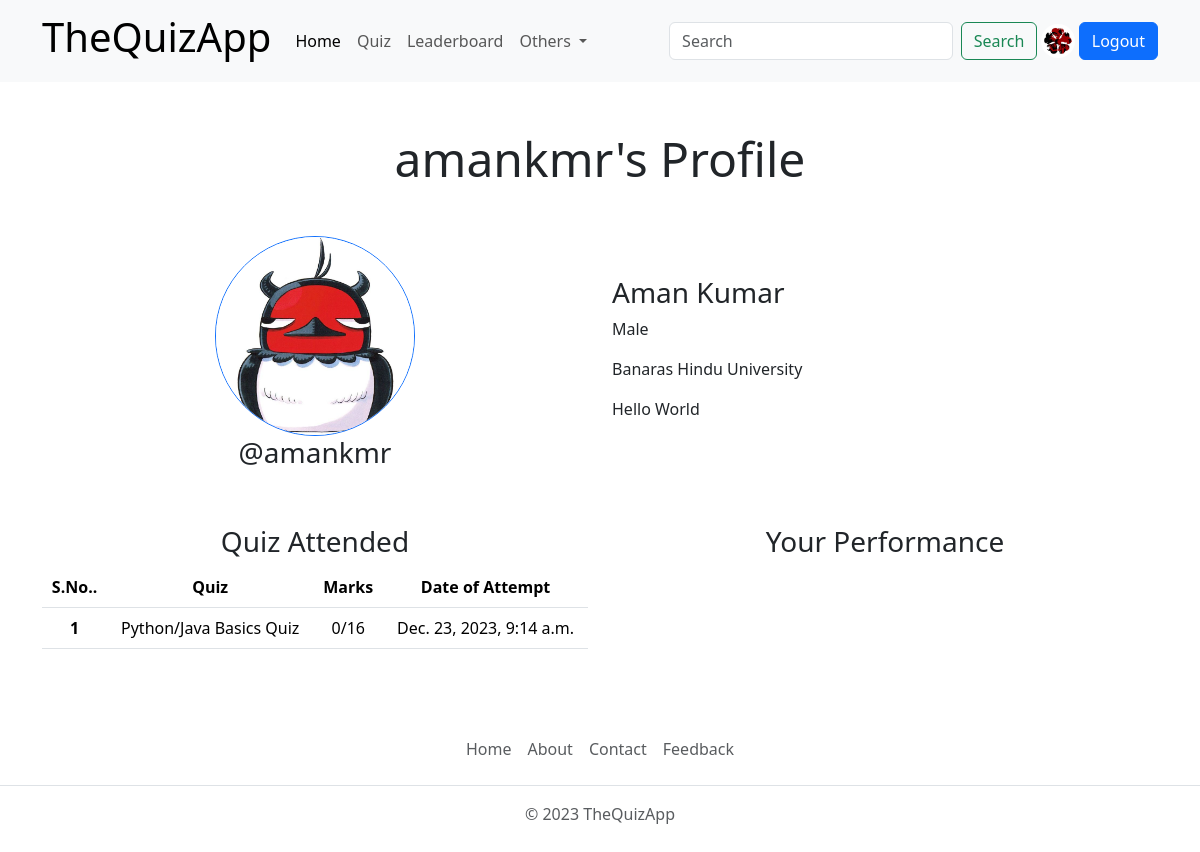
Screenshot of /profile/amankmr/ (signed in) with the database file from the repository.
### quiz/models.py (models this page shows, shortened)
class RegisterModel(models.Model):
    user = models.OneToOneField(User , on_delete=models.CASCADE , null=True , blank=True)
    bio = models.TextField(max_length=255 ,null=True , blank=True)
    gender = models.CharField(choices=gender_choices ,max_length=6 ,null=True , blank=True)
    profile_img = models.ImageField(upload_to="profile_images" , default="profile_images/userprofile.png" ,null=True , blank=True)
    college_name = models.CharField(max_length=80 , null=True , blank=True , default="Not Available")

class QuizSubmissionModel(models.Model):
    quiz = models.ForeignKey(QuizModel , on_delete=models.CASCADE)
    user = models.ForeignKey(User , on_delete=models.CASCADE)
    score = models.IntegerField()
    submitted_at = models.DateTimeField(auto_now_add=True)
    def __str__(self):
        return f'{self.quiz.title}  {self.user.username}'

class QuizModel(models.Model):
    title = models.CharField(max_length=100)
    description = models.TextField()
    categories = models.ManyToManyField(CategoryModel)
    quiz_file = models.FileField(upload_to='quiz_file' , null=True ,blank=True)
    created_at = models.DateTimeField(auto_now_add = True)
    updated_at = models.DateTimeField(auto_now = True)
    created_by = models.ForeignKey(User , on_delete=models.SET_NULL , null=True ,blank=True)
    quiz_duration = models.TimeField(null=True , blank=True)
    pos_marks = models.IntegerField(null=True , blank=True)
    neg_marks = models.IntegerField(null=True , blank=True)

### account/views.py (the view)
# urls.py: path('profile/<str:username>/' , views.profile , name="profile"),
def profile(request , username):
    if request.user.is_authenticated:
        profile = User.objects.get(username=username)
        id = profile.id
        quiz_attended = QuizSubmissionModel.objects.filter(user_id=id)
        print(quiz_attended)
        return render(request , "profile.html" ,{"profile":profile ,"quiz_attended":quiz_attended })
    else:
        return HttpResponseRedirect('/signin/')

### templates/profile.html (shortened to what this page needs)
{% extends "baseTemplates/index.html" %}
{% load static %}
{% load mathfilters %}
{% block content %}
<div class="profile container">
    <div class="profile-heading text-center my-5">
        <h1 class="display-5">{{profile.username}}'s Profile</h1>
    </div>
    <div class="profile-info row row-cols-sm-1 row-cols-md-2 row-cols-lg-2">
        <div class="col-12 text-center">
            <img src="{{profile.registermodel.profile_img.url}}" alt="" class="rounded-circle border border-primary" height="200" width="200">
            <h3>@{{profile.username}}</h3>
        </div>
        <div class="col-12 d-flex flex-column justify-content-center">
            <h3>{{profile.get_full_name}}</h3>
            <p>{{profile.registermodel.gender}}</p>
            <p>{{profile.registermodel.college_name}}</p>
            <p>{{profile.registermodel.bio}}</p>
        </div>
    </div>
</div>
<div class="container attended-quiz-info my-5">
    <div class="row row-cols-sm-1 row-cols-md-1 row-cols-lg-2">
        <div class="col-12 text-center">
            <h3>Quiz Attended</h3>
            <table class="table">
                <thead>
                  <tr>
                    <th scope="col">S.No..</th>
                    <th scope="col">Quiz</th>
                    <th scope="col">Marks</th>
                    <th scope="col">Date of Attempt</th>
                  </tr>
                </thead>
                <tbody>
                  {% for attended  in quiz_attended %}
                  <tr>
                    <th scope="row">{{forloop.counter}}</th>
                    <td>{{attended.quiz.title}}</td>
                    <td>{{attended.score}}/{{attended.quiz.questionmodel_set.all.count|mul:attended.quiz.pos_marks}}</td>
                    <td>{{attended.submitted_at}}</td>
                  </tr>
                  {% endfor %}
                </tbody>
              </table>
        </div>
        <div class="col-12">
            <h3 class="text-center">Your Performance</h3>
        </div>
    </div>
</div>
{% endblock content %}

### templates/baseTemplates/navbar.html (shortened to what this page needs)
{% load static %}
<nav class="navbar navbar-expand-lg bg-body-tertiary">
    <div class="container">
      <a class="navbar-brand" href="{% url "home" %}"><h1>TheQuizApp</h1></a>
      <div class="collapse navbar-collapse" id="navbarSupportedContent">
        <ul class="navbar-nav me-auto mb-2 mb-lg-0">
          <li class="nav-item">
            <a class="nav-link active" aria-current="page" href="{% url 'home' %}">Home</a>
          </li>
          <li class="nav-item">
            <a class="nav-link" href="{% url 'allquiz' %}">Quiz</a>
          </li>
          <li class="nav-item">
            <a class="nav-link" href="{% url 'leaderboard' %}">Leaderboard</a>
          </li>
          <li class="nav-item dropdown">
            <a class="nav-link dropdown-toggle" href="#" role="button" data-bs-toggle="dropdown" aria-expanded="false">
              Others
            </a>
          </li>
        </ul>
        <form class="d-flex" role="search">
          <input class="form-control me-2" type="search" placeholder="Search" aria-label="Search">
          <button class="btn btn-outline-success" type="submit">Search</button>
          {% if not request.user.is_authenticated %}
          <a href="{% url "signin" %}" class="btn btn-primary ms-2">Login</a>
          {% else %}
            <a href="{% url "profile" request.user %}" class="mx-1 d-flex align-items-center">
              <img class="img-fluid rounded-circle"  width="60" src="{{request.user.registermodel.profile_img.url}}" alt="profile">
            </a>
          <a href="{% url "signout" %}" class="btn btn-primary">Logout</a>
          {% endif %}
        </form>
      </div>
    </div>
  </nav>

### rows the page displays
QuizSubmissionModel: quiz "Python/Java Basics Quiz", score "0", quiz.questionmodel_set.all.count|mul "16", submitted_at "Dec. 23, 2023, 9:14 a.m."

### other values shown
{{ profile.username }} "amankmr"
{{ profile.get_full_name }} "Aman Kumar"
{{ profile.registermodel.gender }} "Male"
{{ profile.registermodel.college_name }} "Banaras Hindu University"
{{ profile.registermodel.bio }} "Hello World"
